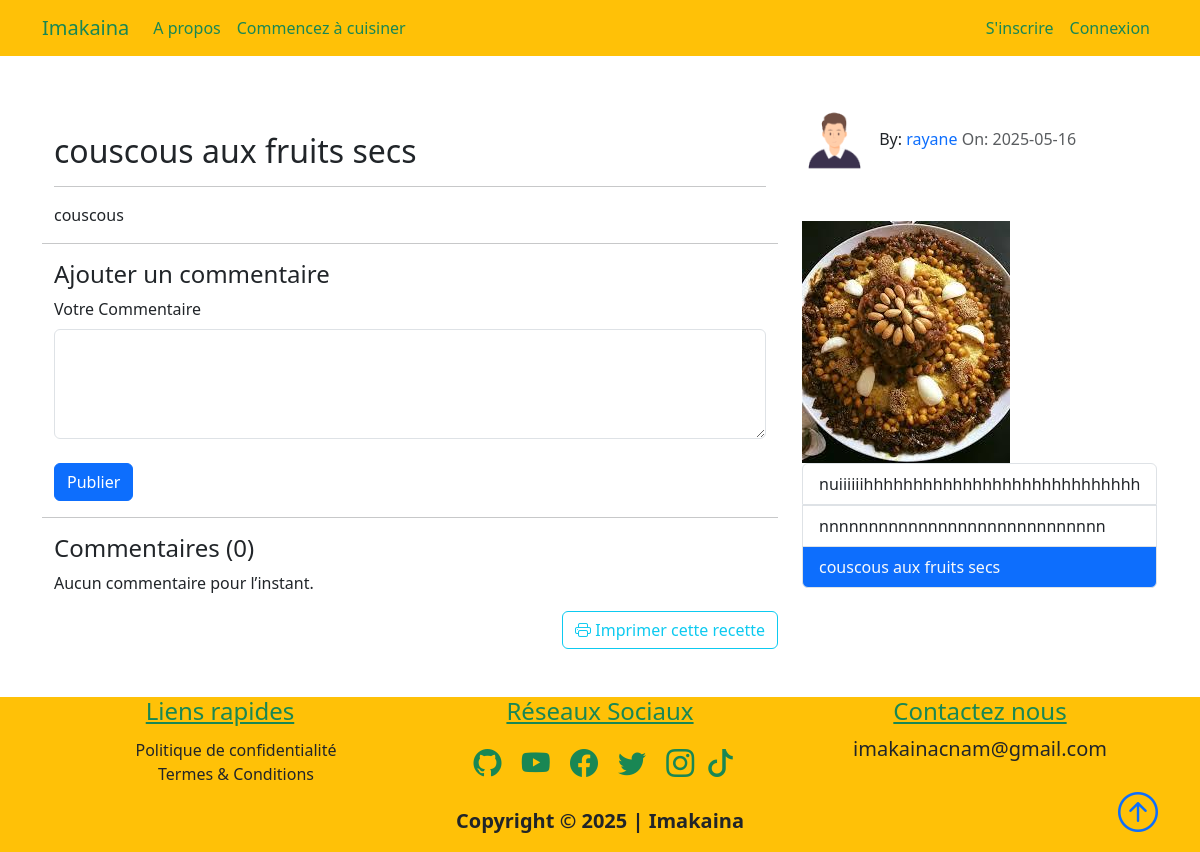
Screenshot of /Nos entrées/couscous-fruits-secs-marocain with the database file from the repository.
### projet/models.py (models this page shows, shortened)
class Recette(db.Model):
    id = db.Column(db.Integer, primary_key=True, autoincrement=True)
    title = db.Column(db.String(100), nullable=False)
    date_posted = db.Column(db.DateTime, nullable=False, default=datetime.utcnow)
    content = db.Column(db.Text, nullable=False)
    thumbnail = db.Column(db.String(20), nullable=False, default="default_thumbnail.jpg" )
    slug = db.Column(db.String(32), nullable=False)
    is_approved = db.Column(db.Boolean, default=False)
    user_id = db.Column(db.Integer, db.ForeignKey("user.id"), nullable=False)
    plat_id = db.Column(db.Integer, db.ForeignKey("plat.id"), nullable=False)

class User(db.Model, UserMixin):
    id = db.Column(db.Integer, primary_key=True, autoincrement=True)
    fname = db.Column(db.String(25), nullable=False)
    lname = db.Column(db.String(25), nullable=False)
    username = db.Column(db.String(25), unique=True, nullable=False)
    email = db.Column(db.String(125), unique=True, nullable=False)
    image_file = db.Column(db.String(20), nullable=False, default="default.png")
    bio = db.Column(db.Text, nullable=True)
    password = db.Column(db.String(60), nullable=False)
    is_admin = db.Column(db.Boolean, default=False)
    recettes = db.relationship("Recette", backref="author", lazy=True)
    comments = db.relationship("Comment", backref="user", lazy=True)

### projet/recettes/routes.py (the view, shortened to what this page needs)
@recettes.route("/<string:plat>/<string:recette_slug>", methods=["GET", "POST"])
def recette(plat, recette_slug):
    recette = Recette.query.filter_by(slug=recette_slug).first()
    if recette:
        precedent_recette, suivant_recette = get_precedent_suivant_recette(recette)
    else:
        recette_id = None
    recette = Recette.query.get_or_404(recette.id if recette else recette_id)
    form = CommentForm()
    commentaires = Comment.query.filter_by(recette_id=recette.id).order_by(Comment.date_posted.desc()).all()
    return render_template(
        "recette_view.html",
        title=recette.title,
        recette=recette,
        precedent_recette=precedent_recette,
        suivant_recette=suivant_recette,
        form=form,
        commentaires=commentaires
    )

### projet/recettes/forms.py
class CommentForm(FlaskForm):
    content = CKEditorField(
        "Votre Commentaire", validators=[DataRequired()], render_kw={"rows": "5"}
    )
    submit = SubmitField("Publier")

### projet/recettes/helpers.py (called while the page is built)
def get_precedent_suivant_recette(recette):
    plat = recette.plat_name
    for lsn in plat.recettes:
        if lsn.title == recette.title:
            index = plat.recettes.index(lsn)
            precedent_recette = plat.recettes[index - 1] if index > 0 else None
            suivant_recette = (
                plat.recettes[index + 1] if index < len(plat.recettes) - 1 else None
            )
            break
    return precedent_recette, suivant_recette

### projet/templates/recette_view.html (shortened to what this page needs)
{% extends "recette.html" %}
{% block recette %}
<div class="container pt-5">
    <br>
    <h2>{{ recette.title }}</h2>
    <hr>
    {{ recette.content | safe }}
</div>
<hr>
<div class="container">
    <h4>Ajouter un commentaire</h4>
    <form method="post" action="">
        <div class="form-group">
            {{ form.content.label(class="form-label") }}
            {{ form.content(class="form-control", rows="4") }}
        </div>
        <br>
        <button type="submit" class="btn btn-primary">Publier</button>
    </form>
</div>
<hr>
<div class="container">
    <h4>Commentaires ({{ commentaires|length }})</h4>
    {% for commentaire in commentaires %}
        <div class="card mb-2">
            <div class="card-body">
                <strong>{{ commentaire.user.username }}</strong> -
                <small>{{ commentaire.date_posted.strftime('%d/%m/%Y à %H:%M') }}</small>
                <p>{{ commentaire.content }}</p>
            </div>
        </div>
    {% else %}
        <p>Aucun commentaire pour l’instant.</p>
    {% endfor %}
</div>
{% endblock recette %}

### projet/templates/recette.html (shortened to what this page needs)
{% extends "layout.html"%}
{% block content %}
<div class="container">
    <div class="row">
        <div class="col-lg-8 col-md-12">
            {% block recette %} {% endblock recette %}
            <div class="text-end mb-4 no-print">
                <a href="{{ url_for('recettes.impression', recette_slug=recette.slug) }}" target="_blank" class="btn btn-outline-info no-print"><i class="bi bi-printer"></i> Imprimer cette recette</a>
            </div>
        </div>
        <div class="col-4 no-print">
            <div class="my-5">
                <span>
                    <img class="article-img" src="{{url_for('static',filename='user_pics/'+recette.author.image_file)}}" alt="">
                    By: <a href="#" class="link">{{recette.author.username}}</a>
                    <span class="text-muted">On: {{recette.date_posted.strftime('%Y-%m-%d')}}</span>
                </span>
            </div>
            <img src="{{url_for('static', filename='recette_thumbnails/'+recette.thumbnail)}}" alt="">
            <br>
            <ul class="list-group" style="display:inline-block">
                {% for lsn in recette.plat_name.recettes %}
                {% if lsn.title == recette.title %}
                <li class="list-group-item border active" aria-current="true">
                    <a class="link text-light"
                        href="{{url_for('recettes.recette', recette_slug=lsn.slug, plat=lsn.plat_name.title)}}">{{lsn.title}}</a>
                </li>
                {% else %}
                <li class="list-group-item border" aria-current="false">
                    <a class="link text-dark"
                        href="{{url_for('recettes.recette', recette_slug=lsn.slug, plat=lsn.plat_name.title)}}">{{lsn.title}}</a>
                </li>
                {% endif %}
                {% endfor %}
            </ul>
        </div>
    </div>
    <br>
</div>
{% endblock content %}

### projet/static/main.css (style rules this page uses)
body::before { display: block; content: ''; height: 60px; }
.article-img { height: 65px; width: 65px; margin-right: 8px; }
.link { text-decoration: none; }

### rows the page displays
Recette: title "couscous aux fruits secs", content "couscous", date_posted "2025-05-16", thumbnail (picture)
User: image_file (picture), author.username "rayane"
Recette: title "nuiiiiiihhhhhhhhhhhhhhhhhhhhhhhhhhhh"
Recette: title "nnnnnnnnnnnnnnnnnnnnnnnnnnnnn"

### other values shown
{{ commentaires|length }} "0"
